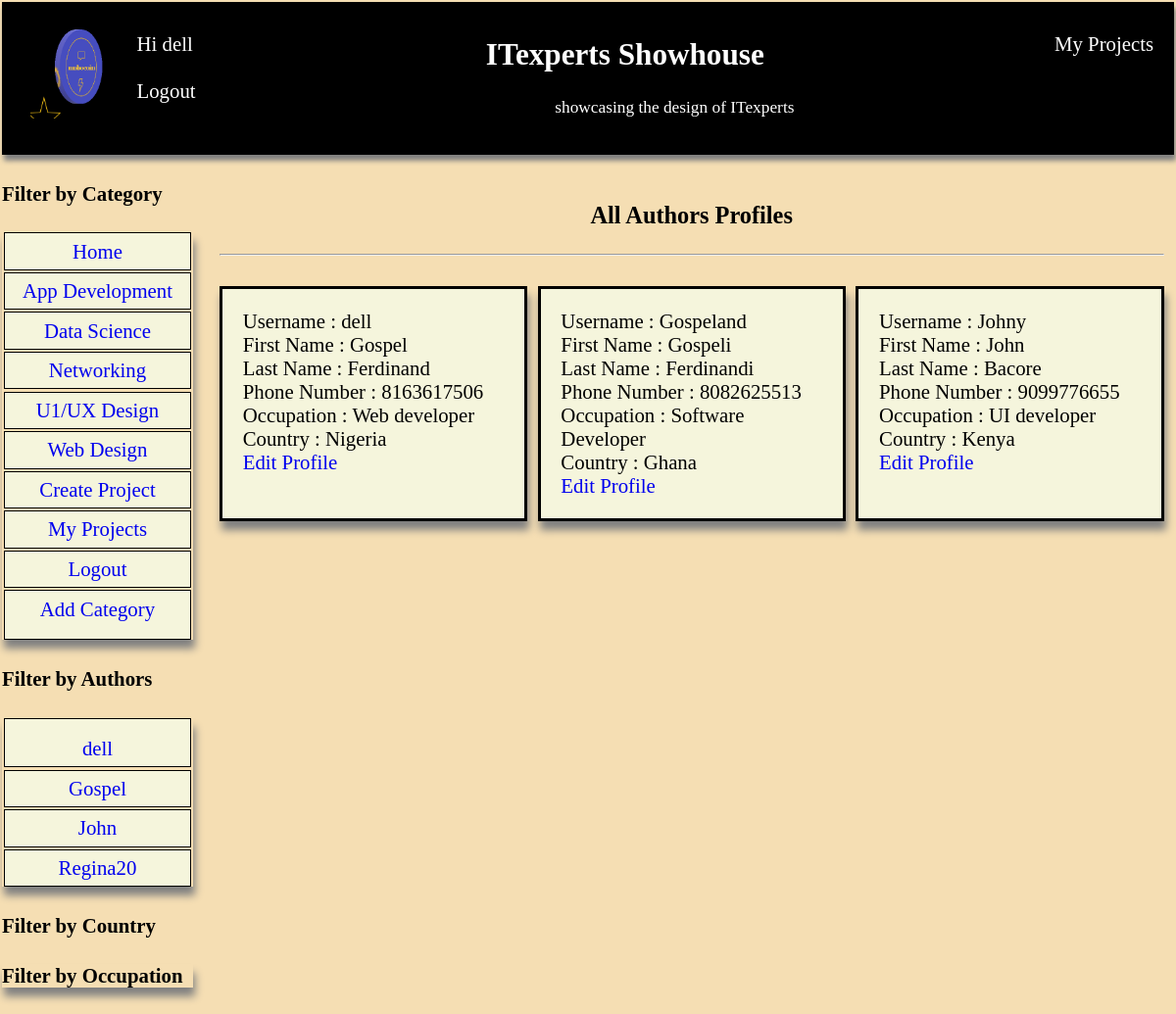
Screenshot of /allprofile/ (signed in) with the database file from the repository.
### core/models.py (models this page shows, shortened)
class Category(models.Model):
    name = models.CharField(max_length=200, unique=True, null=True, blank=True)
    slug = models.SlugField(max_length=200, unique=True)
    class Meta:
        ordering = ['name']
        verbose_name = 'category'
        verbose_name_plural = 'categories'

class AuthorProfile(models.Model):
    user =models.ForeignKey(User, on_delete=models.CASCADE, null= True, blank = True, default=User)
    username = models.CharField(max_length=200)
    firstname = models.CharField(max_length=200)
    lastname =models.CharField(max_length=200)
    email = models.EmailField(max_length=200)
    phone = models.IntegerField()
    country = models.CharField(max_length=200)
    occupation = models.CharField(max_length=200,null = True)
    secretword = models.CharField(max_length=200)

### core/views.py (the view)
# urls.py: path('allprofile/', views.Allprofiles.as_view(), name='allprofiles'),
class Allprofiles(LoginRequiredMixin, ListView):
    model =AuthorProfile
    template_name = 'allprofiles.html'
    context_object_name ='allprofiles'
    def get_context_data(self, **kwargs):
        context = super().get_context_data(**kwargs)
        context['categories'] = Category.objects.all()
        context['users'] = User.objects.all()
        return context

### core/templates/allprofiles.html
{% extends 'base.html' %}
{% block content %}
<br>
<h3 style='text-align: center;'> All Authors Profiles </h3>
<hr>
<div style="display: grid; grid-template-columns: 4fr 4fr 4fr; grid-gap: 0.5em;">
    {% for prof in allprofiles %}
<ul style='box-shadow: 2px 9px 8px grey;border: solid black;
padding : 1em; list-style-type: none; background: beige;'>
<li style='padding-top:0em; '> Username : {{prof.username}}</li>
<li> First Name : {{prof.firstname}}</li>
<li> Last Name : {{prof.lastname}}</li>
<li> Phone Number : {{prof.phone}}</li>
<li> Occupation : {{prof.occupation}}</li>
<li> Country : {{prof.country}}</li>
<li><a href='{% url "updateprofile" prof.id  %}'> Edit Profile </a></li>
</ul>
{% endfor %}
</div>
{% endblock %}

### core/templates/base.html (shortened to what this page needs)
<head>
</head>
<body style ='margin: 0em; padding: 0.1em; font-size: 1.3em; ' >
    <header style= 'box-shadow: 2px 6px 5px grey;margin: 0em; padding-left: 1em; padding-right: 1em; padding-top: 0.5em; height: 7em;
    background: black; color: white;'>
    <img style="float: left; margin: 0.4em; width: 100px; height: 100px;" src ="media/media/Untitled.png">
    {% if request.user.is_authenticated %}
<p style='float:left;' >Hi <a style ='color: white;' href='{% url "author" %}'>{{request.user}}</a><br><br>
 <a style='color: white;' href='{% url "logout" %}'>Logout </a></p>
 <p><a style='color: white; float: right;' href='{% url "author" %}'>My Projects </a><p>
    {% else %}
    <p style ='float: right;'><a href='{% url "login" %}' >Login </a></p>
    {% endif %}
        <h2 style='text-align: center'><a style='color: white;' href='{% url "home" %}'>ITexperts Showhouse</a></h2>
<p style='text-align: center'> <small>showcasing the design of ITexperts </small></p>
    </header>
<div class ='cover'>
<nav>
    <h4> Filter by Category </h4>
    <ul class='nav' style='list-style-type : none; padding: 0; margin-left: 0em;'>
        <li><a href="{% url 'home' %}" > Home</a></li>
        {%  if categories %}
        {% for category in categories %}
<li><a href="{% url 'category' category.slug %}"> {{category.name}}</a></li>
{% endfor %}
{% endif %}
        <li><a href="{% url 'create' %}" > Create Project</a></li>
        {% if request.user.is_authenticated %}
        <li><a href="{% url 'author' %}" > My Projects</a></li>
        {% endif %}
        <li><a href="{% url 'logout' %}" > Logout</a></li>
        {% if request.user.is_superuser %}
        <li> <a href ="{% url 'createcate' %}"> Add  Category <a></li>
            {% endif %}
        </ul>
<h4> Filter by Authors </h4>
<ul class='nav' style='list-style-type : none; padding: 0; margin-left: 0em;' >
    {% for author in users %}
    <li><a  href ='{% url "allposts"  author.pk %} '> {{author.username}}</a></li>
    {% endfor %}
</ul>
<h4> Filter by Country </h4>
<ul class='nav' style='list-style-type : none; padding: 0; margin-left: 0em;' >
    <h4> Filter by Occupation </h4>
</nav>
<section style='padding-right: 0.5em'>
{% block content %}
{% endblock %}
</section>
</div>

### core/templates/base.html (style rules this page uses)
body { background: wheat; }
.nav { box-shadow: 2px 9px 8px grey; }
.nav li { background: beige; margin: 0.1em; text-align: center; border: 1px solid black; }
a { text-decoration: none; }
.nav li a { padding: 0.3em; display: block; }
.cover { display: grid; grid-template-columns: 2fr 10fr; grid-gap: 1.3em; }

### rows the page displays
Category: name "App Development"
Category: name "Data Science"
Category: name "Networking"
Category: name "U1/UX Design"
Category: name "Web Design"
AuthorProfile: username "dell", firstname "Gospel", lastname "Ferdinand", phone "8163617506", occupation "Web developer", country "Nigeria"
AuthorProfile: username "Gospeland", firstname "Gospeli", lastname "Ferdinandi", phone "8082625513", occupation "Software Developer", country "Ghana"
AuthorProfile: username "Johny", firstname "John", lastname "Bacore", phone "9099776655", occupation "UI developer", country "Kenya"

### other values shown
{{ request.user }} "dell"
{{ author.username }} "dell"
{{ author.username }} "Gospel"
{{ author.username }} "John"
{{ author.username }} "Regina20"
